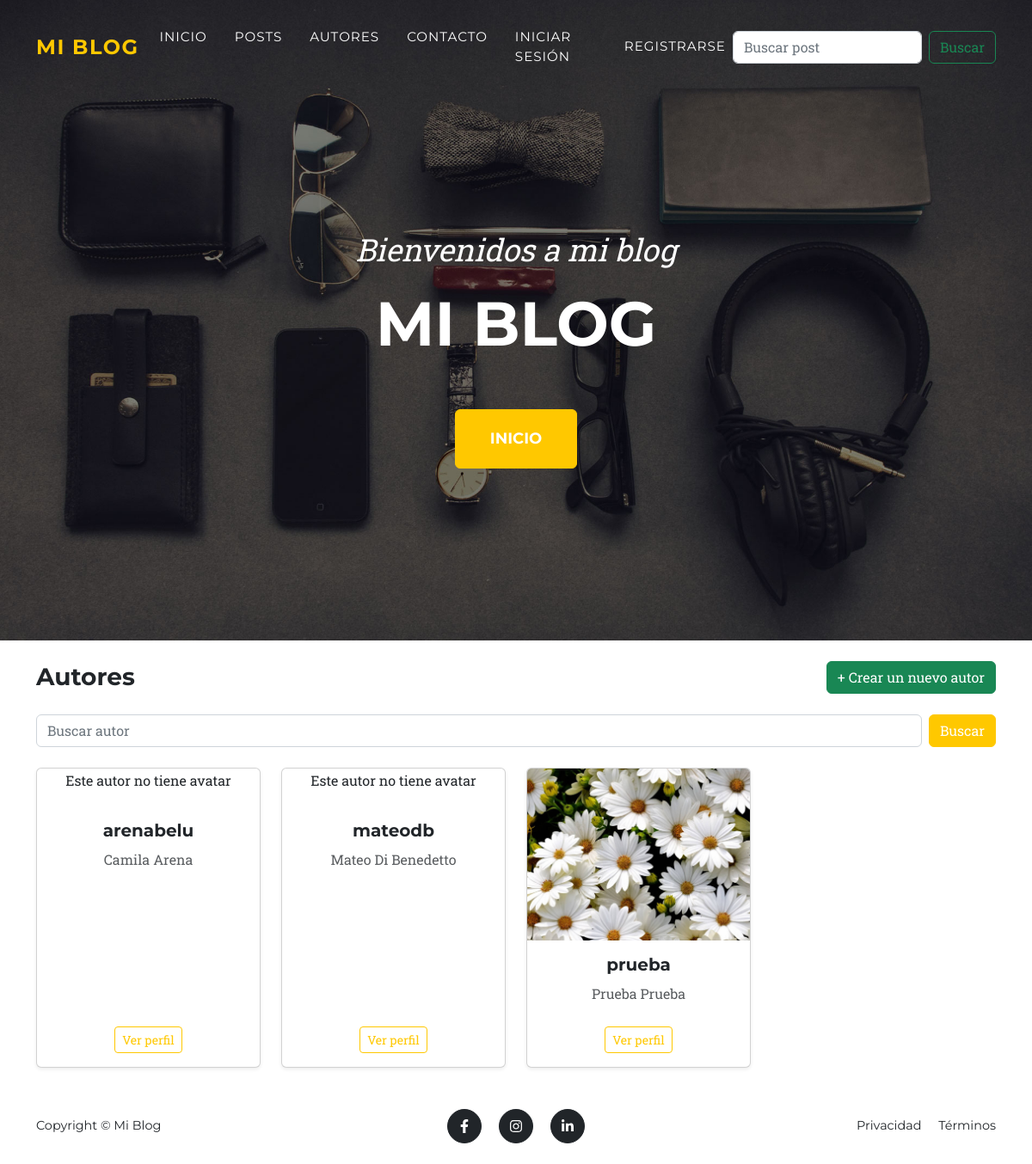
The app's page /autores/, older data.
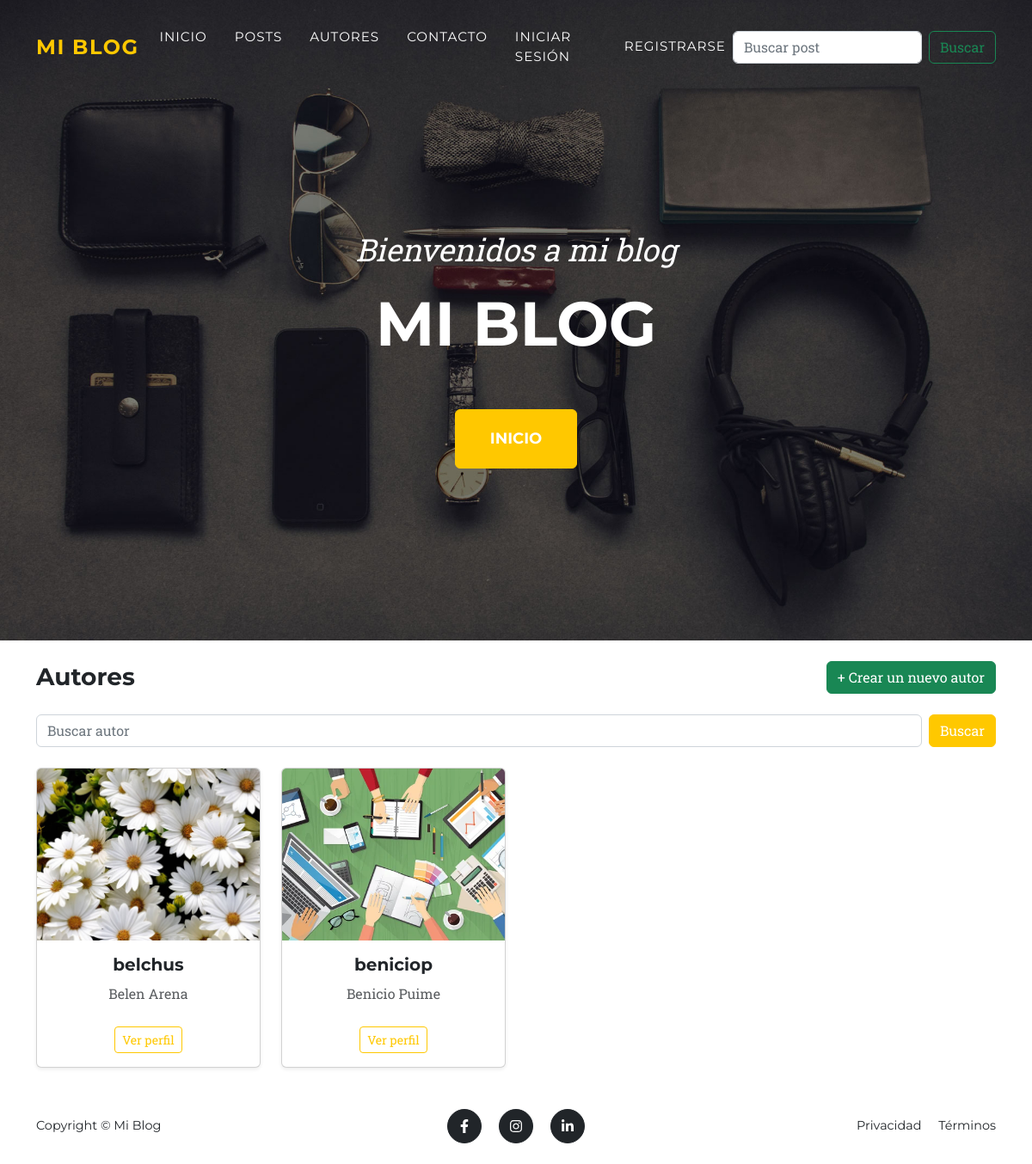
The same page, newer data.
### posts/models.py (models this page shows, shortened)
class Autor(models.Model):
    nombre = models.CharField(max_length=100)
    apellido = models.CharField(max_length=100)
    email = models.EmailField()
    username = models.CharField(max_length=100,unique=True)
    avatar = models.ImageField(upload_to="avatars/",blank=True,null=True)
    usuario = models.OneToOneField(settings.AUTH_USER_MODEL,on_delete=models.CASCADE,null=True,blank=True,related_name="perfil_autor")

### posts/views.py (the view)
# urls.py: path("autores/",views.lista_autores,name="lista_autores"),
def lista_autores(request):
    autores = Autor.objects.all()
    busqueda = request.GET.get("buscar")
    if busqueda:
        autores = autores.filter(username__icontains = busqueda)
    return render(request,"lista_autores.html",{"autores":autores})

### posts/templates/lista_autores.html (shortened to what this page needs)
{% extends "base.html" %}
{% load static %}
{% block content %}
<div class="container py-4">
  <div class="d-flex justify-content-between align-items-center mb-4">
    <h1 class="h3 mb-0">Autores</h1>
    <a href="{% url 'registro' %}" class="btn btn-success">
      + Crear un nuevo autor
    </a>
  </div>
  <form method="GET" class="row g-2 mb-4">
    <div class="col-12 col-md">
      <input type="text" name="buscar" class="form-control"
             placeholder="Buscar autor"
             value="{{ request.GET.buscar|default:'' }}">
    </div>
    <div class="col-12 col-md-auto">
      <button type="submit" class="btn btn-primary w-100">Buscar</button>
    </div>
  </form>
  <div class="row row-cols-1 row-cols-sm-2 row-cols-lg-4 g-4">
    {% for autor in autores %}
    <div class="col">
      <div class="card h-100 shadow-sm text-center">
        {% if autor.avatar %}
        <img src="{{ autor.avatar.url}}"
             class="card-img-top"
             alt="Foto de {{ autor.username }}"
             style="height: 200px; object-fit: cover;">
        {% else %}
        <p>Este autor no tiene avatar</p>
        {% endif %}
        <div class="card-body">
          <h5 class="card-title">{{ autor.username }}</h5>
          <p class="card-text text-body-secondary">
            {{ autor.nombre }} {{ autor.apellido }}
          </p>
        </div>
        <div class="card-footer bg-transparent border-0 pb-3">
          <a href="{% url 'perfil_autor' autor.id %}" class="btn btn-outline-primary btn-sm">
            Ver perfil
          </a>
        </div>
      </div>
    </div>
    {% empty %}
    <div class="col-12">
      <div class="alert alert-info text-center mb-0">
        No se encontraron autores.
      </div>
    </div>
    {% endfor %}
  </div>
</div>
{% endblock %}

### posts/templates/base.html (shortened to what this page needs)
{% load static %}
<!DOCTYPE html>
<html lang="es">
<head>
<link
    href="https://cdn.jsdelivr.net/npm/bootstrap@5.3.3/dist/css/bootstrap.min.css"
    rel="stylesheet"
>
<link
    href="{% static 'css/styles.css' %}"
    rel="stylesheet"
>
</head>
<body id="page-top">
<nav class="navbar navbar-expand-lg navbar-dark fixed-top" id="mainNav">
    <div class="container">
        <a class="navbar-brand" href="/">
            Mi Blog
        </a>
        <div
            class="collapse navbar-collapse"
            id="navbarResponsive"
        >
            <ul class="navbar-nav text-uppercase ms-auto">
                <li class="nav-item">
                    <a class="nav-link" href="/">
                        Inicio
                    </a>
                </li>
                <li class="nav-item">
                    <a class="nav-link" href="/posts">
                        Posts
                    </a>
                </li>
                <li class="nav-item">
                    <a class="nav-link" href="/autores">
                        Autores
                    </a>
                </li>
                <li class="nav-item">
                    <a class="nav-link" href="/contacto">
                        Contacto
                    </a>
                </li>
                <li class="nav-item d-flex align-items-center gap-3">
                    {% if user.is_authenticated %}
                        <a href="{% url 'perfil_autor' user.perfil_autor.id %}"
                           class="nav-link text-white">
                            Hola, {{ user.username }}
                        </a>
                        {% if user.perfil_autor.avatar %}
                            <a href="{% url 'perfil_autor' user.perfil_autor.id %}">
                                <img
                                    src="{{ user.perfil_autor.avatar.url }}"
                                    alt="Avatar"
                                    width="40"
                                    height="40"
                                    class="rounded-circle"
                                    style="object-fit: cover;"
                                >
                            </a>
                        {% endif %}
                        <form method="POST"
                              action="{% url 'logout' %}"
                              class="m-0">
                            {% csrf_token %}
                            <button type="submit" class="btn btn-outline-light btn-sm">
                                Cerrar sesión
                            </button>
                        </form>
                        <a href="{% url 'bandeja_entrada'%}">Chat</a>
                    {% else %}
                        <a class="nav-link" href="{% url 'login' %}">
                            Iniciar sesión
                        </a>
                        <a class="nav-link" href="{% url 'registro' %}">
                            Registrarse
                        </a>
                    {% endif %}
                </li>
            </ul>
            <form class="d-flex" role="search">
                <input class="form-control me-2" type="search" placeholder="Buscar post" aria-label="Search"/>
                <button class="btn btn-outline-success" type="submit">Buscar</button>
              </form>
        </div>
    </div>
</nav>
<header class="masthead">
    <div class="container text-center">
        <div class="masthead-subheading">
            Bienvenidos a mi blog
        </div>
        <div class="masthead-heading text-uppercase">
            {% block header_title %}
                Mi Blog
            {% endblock %}
        </div>
        <a
            class="btn btn-primary btn-xl text-uppercase"
            href="/"
        >
            Inicio
        </a>
    </div>
</header>
<main>
    {% block content %}{% endblock %}
</main>
<footer class="footer py-4">
    <div class="container">
        <div class="row align-items-center">
            <div class="col-lg-4 text-lg-start">
                Copyright © Mi Blog
            </div>
            <div class="col-lg-4 my-3 my-lg-0 text-center">
                <a
                    class="btn btn-dark btn-social mx-2"
                    href="#!"
                >
                    <i class="fab fa-facebook-f"></i>
                </a>
                <a
                    class="btn btn-dark btn-social mx-2"
                    href="#!"
                >
                    <i class="fab fa-instagram"></i>
                </a>
                <a
                    class="btn btn-dark btn-social mx-2"
                    href="#!"
                >
                    <i class="fab fa-linkedin-in"></i>
                </a>
            </div>
            <div class="col-lg-4 text-lg-end">
                <a
                    class="link-dark text-decoration-none me-3"
                    href="#!"
                >
                    Privacidad
                </a>
                <a
                    class="link-dark text-decoration-none"
                    href="#!"
                >
                    Términos
                </a>
            </div>
        </div>
    </div>
</footer>
</body>
</html>

Row changes from the older to the newer data that the page shows:
removed Autor: shows "Este autor no tiene avatar", username "arenabelu", nombre "Camila", apellido "Arena"
removed Autor: shows "Este autor no tiene avatar", username "mateodb", nombre "Mateo", apellido "Di Benedetto"
removed Autor: avatar (picture), username "prueba", nombre "Prueba", apellido "Prueba"
added Autor: avatar (picture), username "belchus", nombre "Belen", apellido "Arena"
added Autor: avatar (picture), username "beniciop", nombre "Benicio", apellido "Puime"
